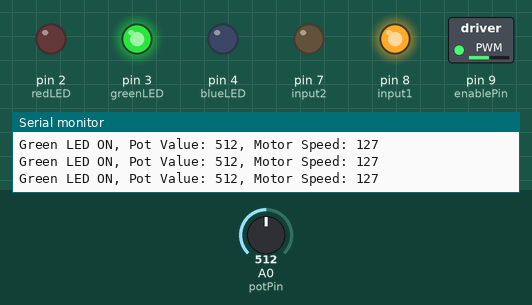
The sketch below on a simulated Arduino Uno, built with avr-gcc and run on an emulated ATmega328P. Shown: switched loads named in the sketch (green lamp = pin HIGH), output pins drawn as LEDs (lit = HIGH), the last lines printed to the serial monitor. The inputs (shaded band) are chosen by the test bench; at power-on: A0 (potPin) = 512.

Above: at 1.2 s.
1.3 s: A0 (potPin) set to 264
At 2.1 s:
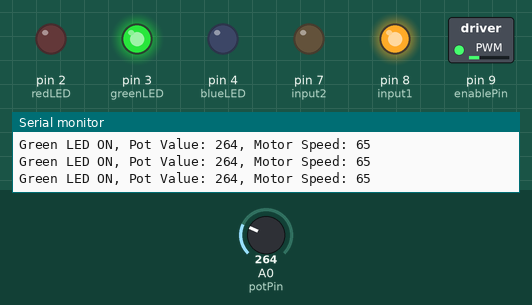
2.8 s: A0 (potPin) set to 241
At 3.7 s:
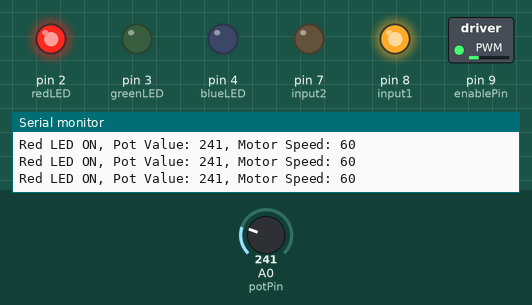
4.3 s: A0 (potPin) set to 0
At 5.2 s:
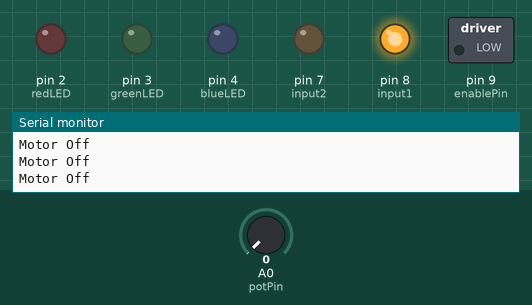
5.8 s: A0 (potPin) set to 716
At 6.5 s:
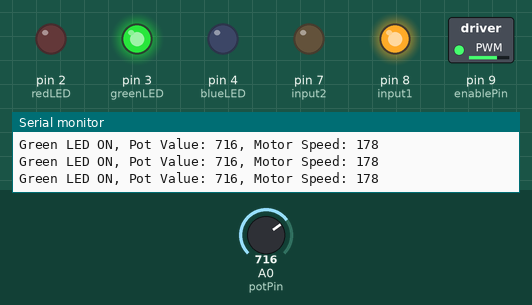
7.3 s: A0 (potPin) set to 900
At 8.1 s:
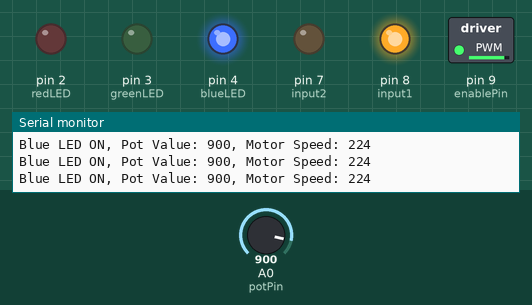
Timing chart, 0 to 9.8 s (numbered marks = the images above; inputs shaded):
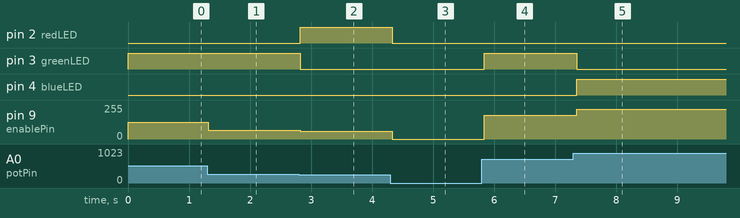

Measured:
- the behaviour switches between 257 and 256 on A0 (potPin) (found by bisection; images 1 and 2)
- after the input at 1.3 s, pin 9 (enablePin): 127/255 → 65/255 at once
- after the input at 2.8 s, pin 2 (redLED): LOW → HIGH at once; pin 3 (greenLED): HIGH → LOW at once; pin 9 (enablePin): 65/255 → 60/255 at once
- after the input at 4.3 s, pin 2 (redLED): HIGH → LOW at once; pin 9 (enablePin): 60/255 → 0/255 at once
- after the input at 5.8 s, pin 3 (greenLED): LOW → HIGH at once; pin 9 (enablePin): 0/255 → 178/255 at once
- after the input at 7.3 s, pin 3 (greenLED): HIGH → LOW after 0.05 s; pin 4 (blueLED): LOW → HIGH after 0.05 s; pin 9 (enablePin): 178/255 → 224/255 after 0.05 s

The sketch:

smartFan_ArduinoMain.ino
```cpp
// Arduino 1 (Main) - Controls LEDs, Potentiometer, and L293D

// Pin Definitions
const int potPin = A0;          // Potentiometer pin
const int redLED = 2;          // Red LED pin
const int greenLED = 3;        // Green LED pin
const int blueLED = 4;         // Blue LED pin
const int enablePin = 9;       // L293D Enable pin
const int input1 = 8;          // L293D Input 1
const int input2 = 7;          // L293D Input 2

// Variables
int potValue = 0;              // Potentiometer value
int motorSpeed = 0;            // Motor speed (PWM value)

void setup() {
  // Initialize pins
  pinMode(potPin, INPUT);
  pinMode(redLED, OUTPUT);
  pinMode(greenLED, OUTPUT);
  pinMode(blueLED, OUTPUT);
  pinMode(enablePin, OUTPUT);
  pinMode(input1, OUTPUT);
  pinMode(input2, OUTPUT);

  // Start serial communication
  Serial.begin(9600);

  // Initialize motor direction (forward)
  digitalWrite(input1, HIGH);
  digitalWrite(input2, LOW);
}

void loop() {
  // Read potentiometer value (0-1023)
  potValue = analogRead(potPin);

  // Map potentiometer value to motor speed (0-255)
  motorSpeed = map(potValue, 0, 1023, 0, 255);

  // Update motor speed
  analogWrite(enablePin, motorSpeed);

  // Determine LED and motor status
  if (motorSpeed == 0) {
    digitalWrite(redLED, LOW);
    digitalWrite(greenLED, LOW);
    digitalWrite(blueLED, LOW);
    Serial.println("Motor Off");
  } else if (motorSpeed > 0 && motorSpeed <= 63) { // 0 to 1/4
    digitalWrite(redLED, HIGH);
    digitalWrite(greenLED, LOW);
    digitalWrite(blueLED, LOW);
    Serial.print("Red LED ON, Pot Value: ");
    Serial.print(potValue);
    Serial.print(", Motor Speed: ");
    Serial.println(motorSpeed);
  } else if (motorSpeed > 63 && motorSpeed <= 191) { // 1/4 to 3/4
    digitalWrite(redLED, LOW);
    digitalWrite(greenLED, HIGH);
    digitalWrite(blueLED, LOW);
    Serial.print("Green LED ON, Pot Value: ");
    Serial.print(potValue);
    Serial.print(", Motor Speed: ");
    Serial.println(motorSpeed);
  } else { // 3/4 to full
    digitalWrite(redLED, LOW);
    digitalWrite(greenLED, LOW);
    digitalWrite(blueLED, HIGH);
    Serial.print("Blue LED ON, Pot Value: ");
    Serial.print(potValue);
    Serial.print(", Motor Speed: ");
    Serial.println(motorSpeed);
  }

  // Small delay for stability
  delay(100);
}
```
